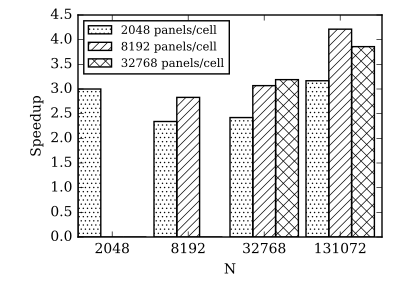

Recreate this plot in Python.
# coding: utf-8

import sys
import numpy
from matplotlib import pyplot, rcParams
from matplotlib.backends.backend_pdf import FigureCanvasPdf

rcParams['font.family'] = 'serif'
rcParams['font.size'] = '10'

# load result file
result = open(sys.argv[1])
lines = result.readlines()

for i,line in enumerate(lines):
    if "StokesBEM on 1 rbc: Speedup test" in line:
        break

for j,line in enumerate(lines):
    if "StokesBEM on multiple rbcs: Speedup test" in line:
        break

for k,line in enumerate(lines):
    if "StokesBEM on multiples rbcs - num of iterations:" in line:
        break


# single rbc
temp1 = []

for line in lines[i+1:j]:
    # remove string "s" (seconds) for parsing
    for elem in line.replace("s","").split():
        try:
            temp1.append(float(elem))
        except ValueError:
            pass

del temp1[::2]
time_single = numpy.array(temp1).reshape(len(temp1)//3, 3)
time_single = numpy.mean(time_single, axis=1)
speedup_single = time_single[::2] / time_single[1::2]

# single cell
# print out the execution time
print("fixed-p: ", time_single[::2])
print("relaxed-p: ", time_single[1::2])

# multiple rbcs
temp2 = []
for line in lines[j+1:k]:
    # remove string "s" (seconds) for parsing
    for elem in line.replace("s","").split():
        try:
            temp2.append(float(elem))
        except ValueError:
            pass

del temp2[::2]
time_multi = numpy.array(temp2).reshape(len(temp2)//3, 3)
time_multi = numpy.mean(time_multi, axis=1)
speedup_multi = time_multi[::2] / time_multi[1::2]


# multiple cells
# print out the execution time
print("fixed-p: ", time_multi[::2])
print("relaxed-p: ", time_multi[1::2])

# set up data
# 2048, 8192, 32768 panels per cell
s_2048 = numpy.array([speedup_single[0], *speedup_multi[:3]])
s_8192 = numpy.array([0, speedup_single[1], *speedup_multi[3:5]])
s_32768 = numpy.array([0, 0, speedup_single[2], *speedup_multi[5:]])

print(s_2048)
print(s_8192)
print(s_32768)

# set up plot
fig = pyplot.figure(figsize=(4,3), dpi=80)
ax = fig.add_subplot(111)

ind = numpy.arange(4)
width = 0.3

# plot log-log
bar1 = ax.bar(ind, s_2048, width, fill=False,
	          edgecolor='k', hatch='..'*2, linewidth=1)
bar2 = ax.bar(ind+width, s_8192, width, fill=False,
	          edgecolor='k', hatch='//'*2, linewidth=1)
bar3 = ax.bar(ind+2*width, s_32768, width, fill=False,
	          edgecolor='k', hatch='x'*3, linewidth=1)


# axis labels
ax.set_ylabel('Speedup', fontsize=10)
ax.set_xlabel('N', fontsize=10)
ax.set_xticks(ind+1.5*width)
ax.set_xticklabels( ('2048','8192','32768','131072') )
ax.legend( (bar1[0], bar2[0], bar3[0]), ('2048 panels/cell', '8192 panels/cell', '32768 panels/cell'), loc=2, fontsize='small')
fig.subplots_adjust(left=0.195, bottom=0.21, right=0.955, top=0.95)
canvas = FigureCanvasPdf(fig)

# plot to pdf
canvas.print_figure('EthrocyteMultipleCellSpeedup.pdf',dpi=80)
